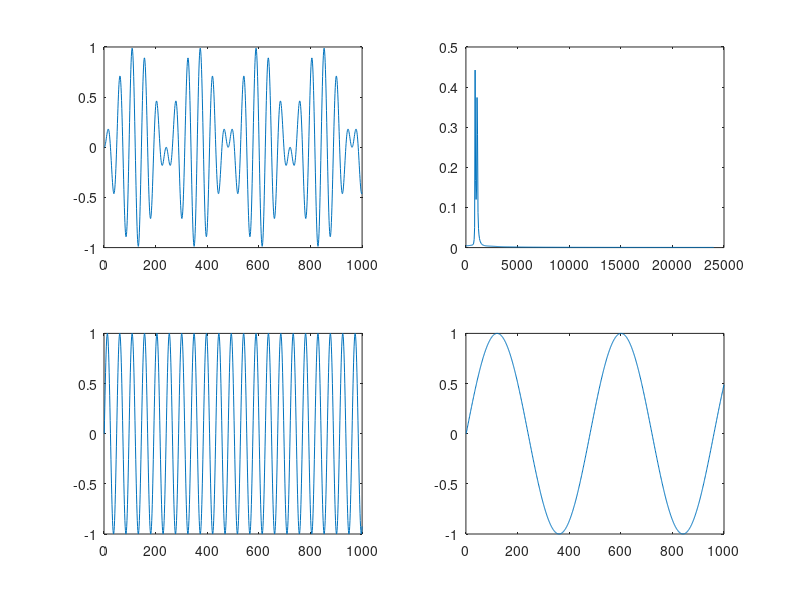

MATLAB code to generate this figure:
clear
clc;    
L=1000;
fp=48000;
f1=1000;
f2=100;

t=(0:L-1)/fp;

y1=sin(2*pi*f1*t);
y2=sin(2*pi*f2*t);
y=y1.*y2;

NFFT = 2^nextpow2(L); 
Y = fft(y,NFFT)/L;
f = fp/2*linspace(0,1,NFFT/2+1);

subplot(2,2,1);
plot(y);
subplot(2,2,2);
plot(f,2*abs(Y(1:NFFT/2+1)));
subplot(2,2,3);
plot(y1);
subplot(2,2,4);
plot(y2);
print -deps proba3_dom.eps
